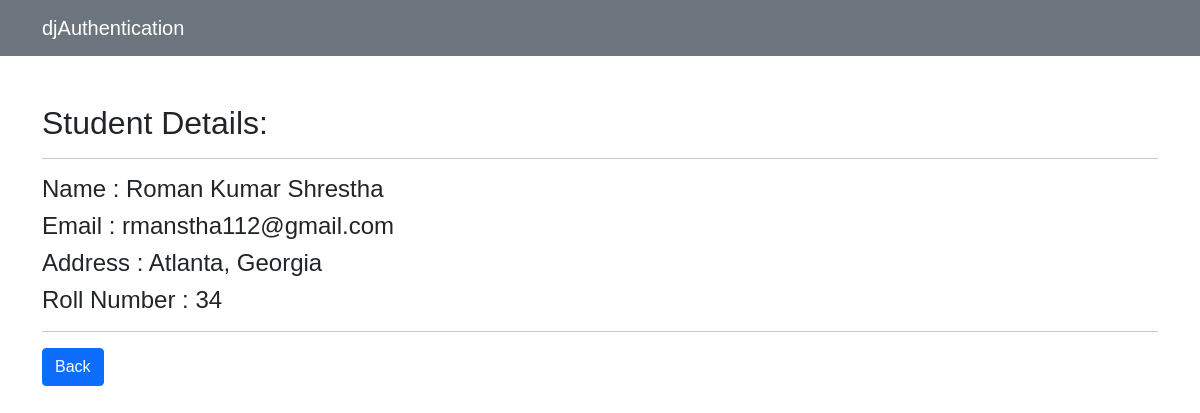
/detail/34/, run on the app's committed database.
### crud/models.py (models this page shows)
class Student(models.Model):
    name= models.CharField(max_length=50)
    email=models.EmailField()
    address=models.CharField(max_length=50)

### crud/views.py (the view)
# urls.py: path('detail/<int:pk>/', views.Detail, name='detail')
def Detail(request, pk):
    student = Student.objects.get(pk=pk)
    context = {
        'object' : student
    }
    return render(request, 'detail.html', context)

### templates/detail.html
{% extends 'base.html' %} {% block body %}
<nav class="navbar navbar-expand-lg navbar-dark bg-secondary mb-5">
    <div class="container">
      <a href="{% url 'index' %}" class="navbar-brand">djAuthentication</a>
    </div>
</nav>
<div class="container">
<h2>Student Details:</h2>
<hr>
  <h4>Name : {{object.name}}</h4>
  <h4>Email : {{object.email}}</h4>
  <h4>Address : {{object.address}}</h4>
  <h4>Roll Number : {{object.id}}</h4>
  <hr>
  <a href="{% url 'home' %}" class="btn btn-primary">Back</a>
</div>
{% endblock %}

### templates/base.html (style rules this page uses)
* { margin: 0; padding: 0; box-sizing: border-box; font-family: "Raleway", sans-serif; }

### data on the page
Student: name "Roman Kumar Shrestha", email "rmanstha112@gmail.com", address "Atlanta, Georgia", id "34"
